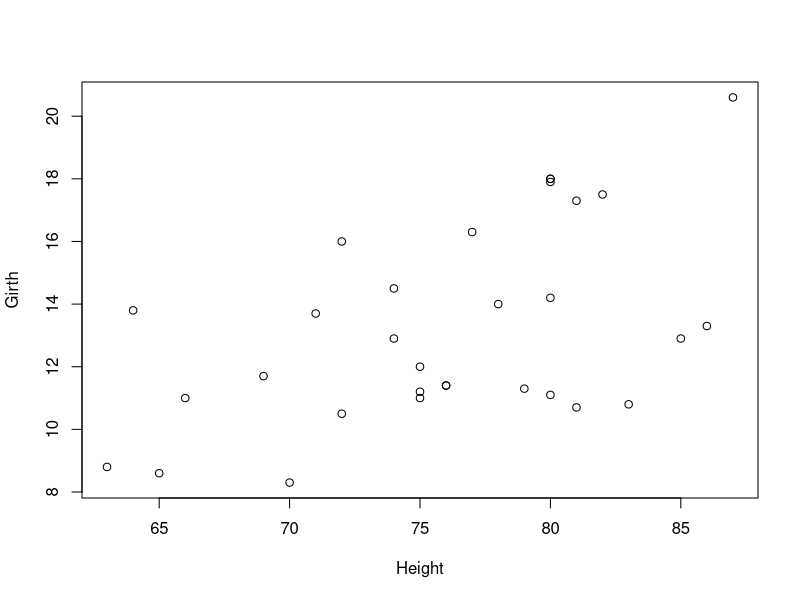
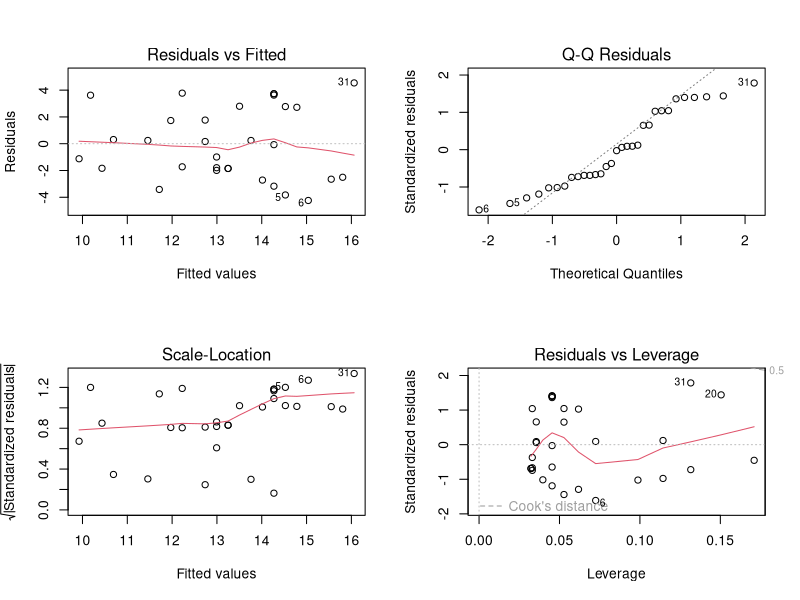
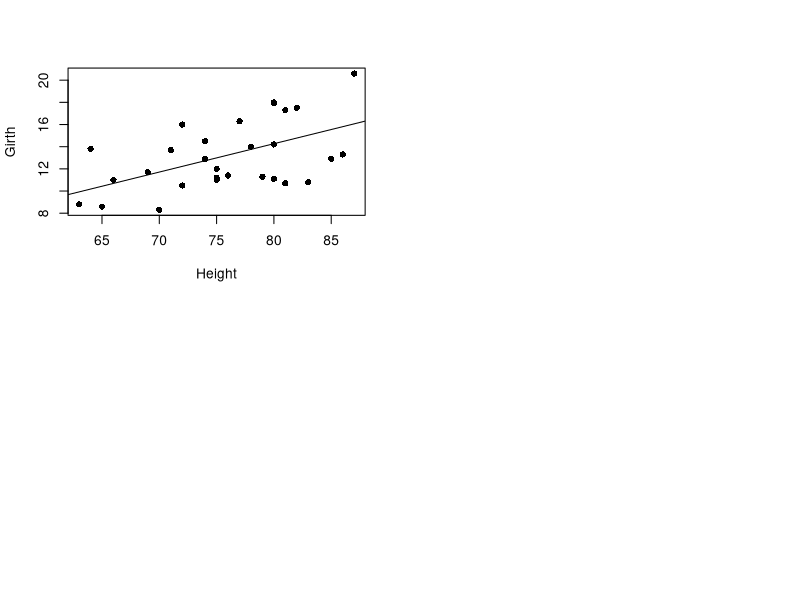
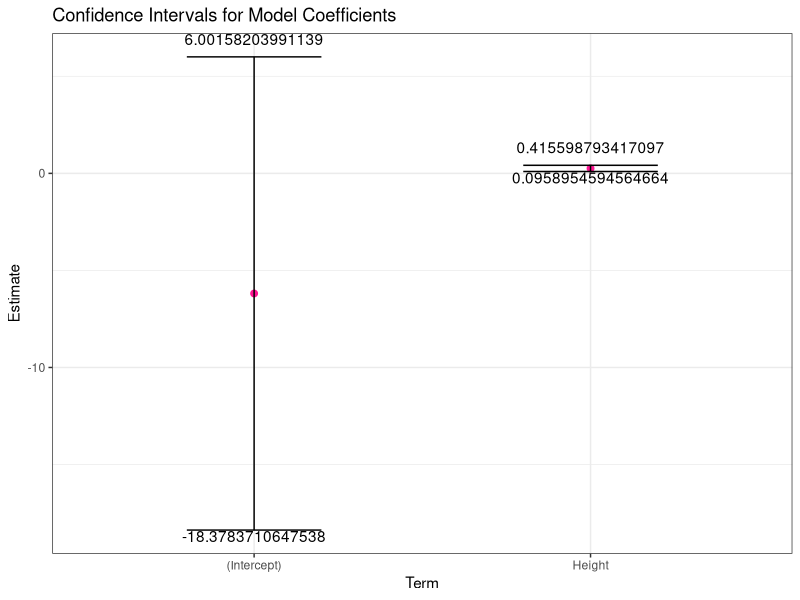
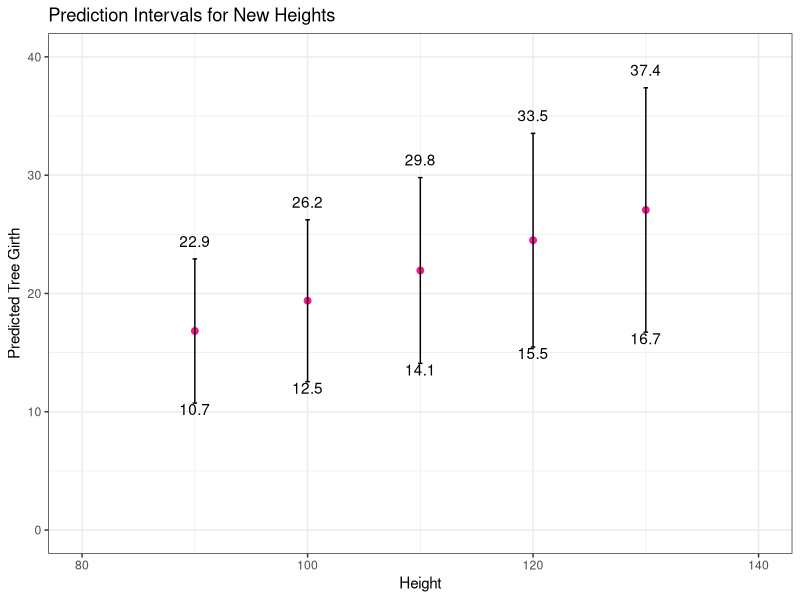
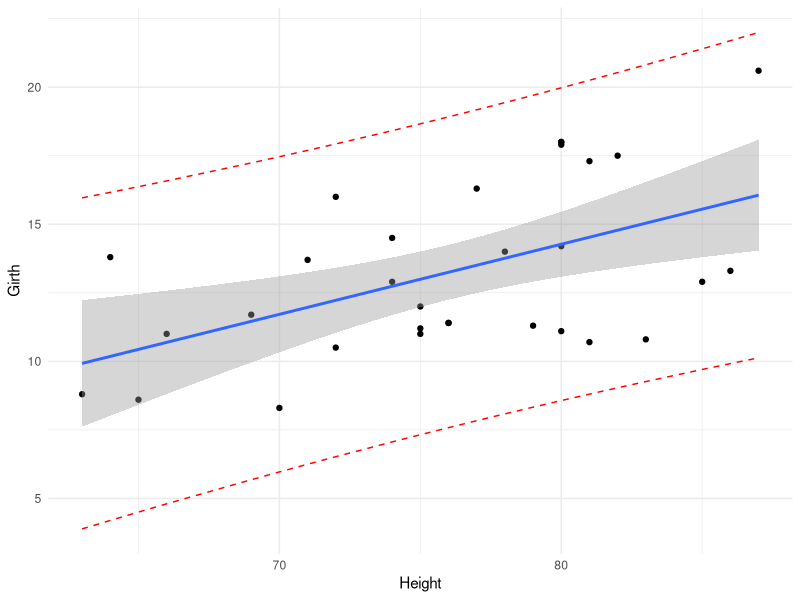
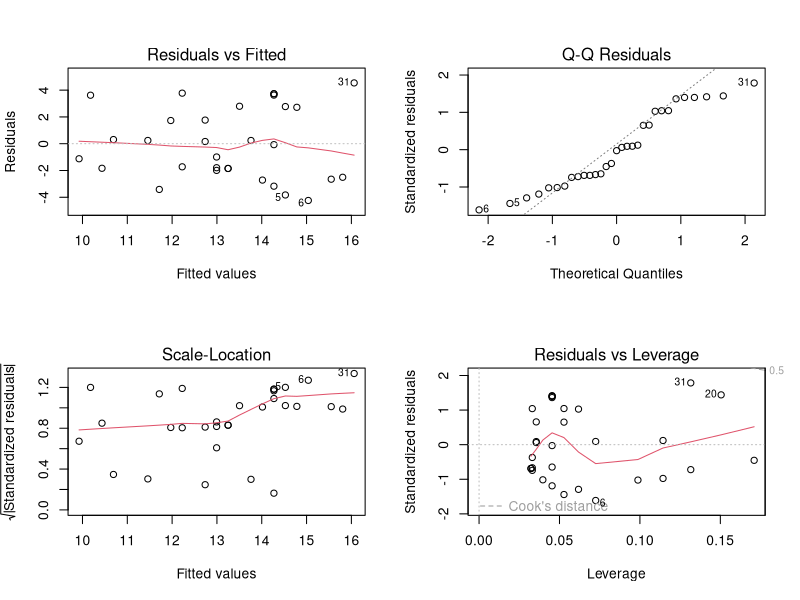
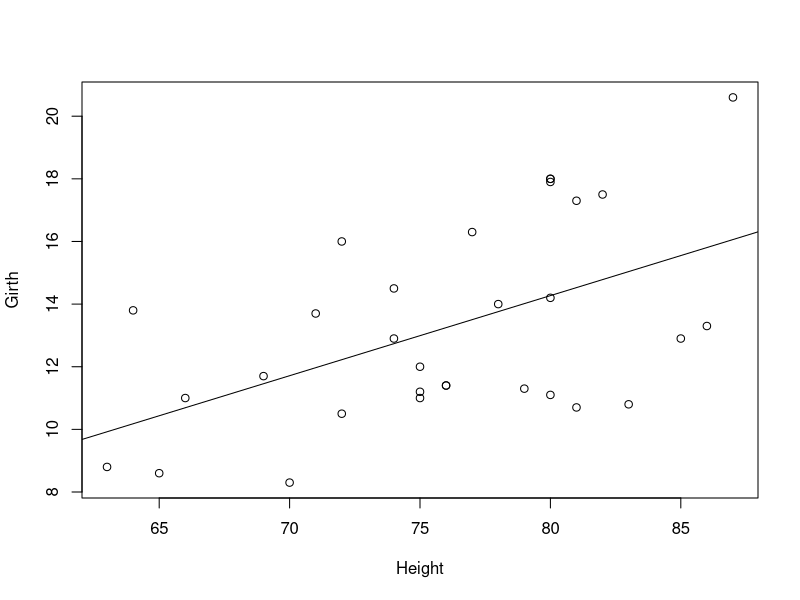

Recreate these plots in R, in order.
# Tutorial draft
# We begin by taking a look at confidence intervals for a simple trees dataset
# Load packages ----
library(ggplot2)
library(dplyr)
library(ggeffects)

# Loading data
data(trees)

# Section 2 ----
# Build a linear model for trees  
plot(Girth ~ Height, data = trees)
model <- lm(Girth ~ Height, data = trees)
summary(model)
coef(model)

# Plot to check no violation of assumptions
par(mfrow = c(2,2))
plot(model)
# seems okay no clear violation!

# Save  plot to figures folder
png("figures/model_1.png")
par(mfrow = c(2,2))
plot(model)
dev.off()

plot(Girth ~ Height, data = trees, pch = 16)
abline(model)

# Save  plot to figures folder
png("figures/model_2.png")
plot(Girth ~ Height, data = trees)
abline(model)
dev.off()

# 2.2 ----
# We will now find Confidence intervals for our model.
model <- lm(Girth ~ Height, data = trees)

# Print model summary
(sum_m <- summary(model))

# We extract the models coefficients from the estimates in our summary 
model_est <- coef(model)
# We extract the standard errors
model_se <- sum_m$coefficients[, 2]  # the use of 2 takes us to the coeffecients then the 2nd column

# We now find our sample size
sample <- length(trees$Girth)

# Find df
degrees_freedom <- sample - 2 
degrees_freedom

# Calculate t-score for 95% confidence interval
# We use the qt function here
alpha <- 0.05 # alpha is 0.05 for a 95% conf interval
score <- qt(p = alpha / 2, df = degrees_freedom, lower.tail = FALSE)

# Calculate margin of error for the coefficients
margin <- score * model_se

# Calculate the confidence intervals (lower and upper bounds)
lower_bounds <- model_est - margin
upper_bounds <- model_est + margin

# Print the confidence intervals
print(cbind(lower_bounds, upper_bounds))

# Compare to the built in r function!
confint(model, level=0.95)

# 3 ----
# Model coefficients and confidence intervals into a data frame
coef_data <- data.frame(
  term = names(model_est),
  estimate = model_est,             # Point estimates from the model
  lower = lower_bounds,            # Lower bounds of the confidence intervals
  upper = upper_bounds            # Upper bounds of the confidence intervals
)

coef_data
# 95% conf intervals!!
(conf_int <- (ggplot(data = coef_data) +
  geom_point(aes(x = term, y = estimate), color = "deeppink", size = 2) +
  geom_errorbar(aes(x = term, ymin = lower, ymax = upper),  # add errorbar of intervals
                width = 0.4, color = "black", size = 0.5)+
  geom_text(aes(x = term, y = lower, label = lower,  vjust = 1)) +
  geom_text(aes(x = term, y = upper, label = upper,  vjust = -1)) + # add text to plot
  theme_minimal() +
    theme_bw() +
  labs(title = "Confidence Intervals for Model Coefficients",
       x = "Term", 
       y = "Estimate")))

ggsave("figures/Conf-Int.png", 
       plot = conf_int, 
       width = 10, 
       height = 5)


# Extract the prediction data frame
pred_m <- ggpredict(model, terms = c("Height"))  # this gives overall predictions for the Height
pred_m
print(pred_m, n=Inf)
# Plot the predictions 

conf_2 <- (ggplot() +
  geom_point(data = trees, aes(x = Height, y = Girth), color = "darkgreen") +
  geom_line(data = pred_m, aes(x = x, y = predicted), color = "red") +
  geom_ribbon(data = pred_m, aes(x = x, ymin = conf.low, ymax = conf.high), 
              fill = "lightgrey", alpha = 0.5) + # add the 95% confidence intervals 
  theme_minimal() +
    theme_bw() +
  labs(x = "Height", y = "Tree Girth", 
       title = "Tree girth is increasing with height")  )

ggsave("figures/Conf-Int-2.png", 
       plot = conf_2, 
       width = 10, 
       height = 5)

# 95% conf intervals!!
conf_3 <- (ggplot(data = pred_m) +
  geom_point(aes(x = x, y = predicted), color = "red", size = 2) + # plot predictions as points
  geom_errorbar(aes(x = x, ymin = conf.low, ymax = conf.high), # plot the upper and lower conf intervals
                width = 0.4, color = "black", size = 0.5)+
  geom_text(aes(x = x, y = conf.low, 
                label = round(conf.low, 1),  vjust = 1)) + # round to one decimal place and vertically adjust
  geom_text(aes(x = x, y = conf.high, 
                label = round(conf.high, 1),  vjust = -1)) +
  theme_minimal() +
  labs(title = "Confidence Intervals for Model Coefficients",
       x = "Height", 
       y = "Prediction"))

ggsave("figures/Conf-Int-3.png", 
       plot = conf_3, 
       width = 10, 
       height = 5)


#create data frame with five new values for height
new_height <- data.frame(Height= c(90, 100, 110, 120, 130))
new_height

#use the fitted model to predict the value for Girth based on the three new values
#for height
predict(model, newdata = new_height)
# example: For a tree with tree height of 90, the predicted tree girth is 16.76 

# create the prediction intervals
predictions <- predict(model, newdata = new_height, interval = "predict", level = 0.95)
predictions
# 95% prediction interval for Tree girth with a height of 90 is 10.58 to 22.93

# level has a default at 95%
# create combined data frame
comb <- new_height %>%
  mutate(fit = predictions[, "fit"],      # add the fit column
    lwr = predictions[, "lwr"],    # add the lwr column
    upr = predictions[, "upr"])     # add upr column
  
comb

(pred_int <- (ggplot(data = comb) +
                geom_point(aes(x = Height, y = fit), color = "deeppink", size = 2) +
                geom_errorbar(aes(x = Height, ymin = lwr, ymax = upr), width = 0.4, color = "black", size = 0.5)+
                geom_text(aes(x = Height, y = lwr, label = round(lwr, 1),  vjust = 1)) +
                geom_text(aes(x = Height, y = upr, label = round(upr, 1),  vjust = -1)) +
                ylim(0, 40) + 
                xlim(80,140) + # added scale limits
                theme_minimal() +
                theme_bw() +
                labs(title = "Prediction Intervals for New Heights",
                     x = "Height", 
                     y = "Predicted Tree Girth")))

ggsave("figures/Prediction-int.png", 
       plot = pred_int, 
       width = 10, 
       height = 5)

# Plot the prediction intervals 

predictions <- predict(model, newdata = trees, interval = "predict", level = 0.95)

#create dataset that contains original data along with prediction intervals
combined <- trees %>%
  mutate(fit = predictions[, "fit"],      # add the fit column
         lwr = predictions[, "lwr"],    # add the lwr column
         upr = predictions[, "upr"])     # add upr column
  

(predict_plot <- (ggplot(combined, aes(x = Height, 
                     y = Girth)) + #define x and y axis variables
  geom_point() + #add raw data points
  stat_smooth(method = lm) + # Confidence intervals 
  geom_line(aes(y = lwr), col = "red", linetype = "dashed") + #lower prediction interval
  geom_line(aes(y = upr), col = "red", linetype = "dashed")) + #upper prediction interval
  theme_minimal())

ggsave("figures/Prediction-plot.png", 
       plot = predict_plot, 
       width = 10, 
       height = 5)
